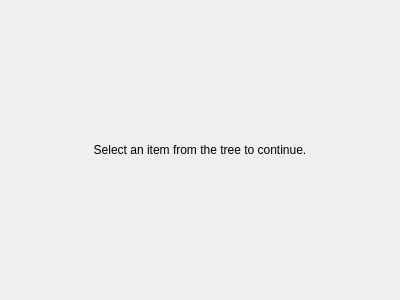
<?xml version="1.0" encoding="UTF-8"?>
<ui version="4.0">
 <class>Form</class>
 <widget class="QWidget" name="Form">
  <property name="geometry">
   <rect>
    <x>0</x>
    <y>0</y>
    <width>400</width>
    <height>300</height>
   </rect>
  </property>
  <property name="windowTitle">
   <string>Form</string>
  </property>
  <layout class="QVBoxLayout" name="verticalLayout">
   <item>
    <spacer name="verticalSpacer">
     <property name="orientation">
      <enum>Qt::Vertical</enum>
     </property>
     <property name="sizeHint" stdset="0">
      <size>
       <width>20</width>
       <height>123</height>
      </size>
     </property>
    </spacer>
   </item>
   <item>
    <widget class="QLabel" name="label">
     <property name="text">
      <string>Select an item from the tree to continue.</string>
     </property>
     <property name="alignment">
      <set>Qt::AlignCenter</set>
     </property>
    </widget>
   </item>
   <item>
    <spacer name="verticalSpacer_2">
     <property name="orientation">
      <enum>Qt::Vertical</enum>
     </property>
     <property name="sizeHint" stdset="0">
      <size>
       <width>20</width>
       <height>123</height>
      </size>
     </property>
    </spacer>
   </item>
  </layout>
 </widget>
 <resources/>
 <connections/>
</ui>
